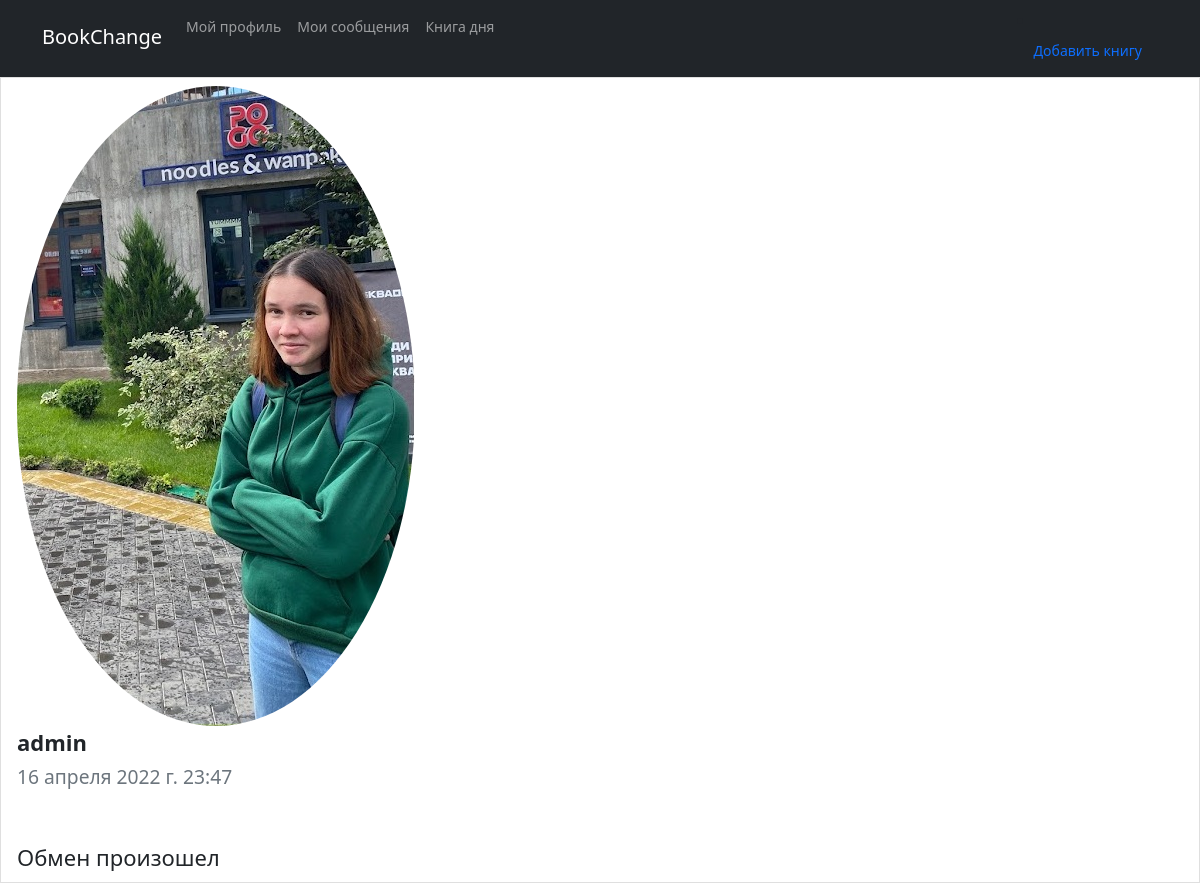
The app's page /dialogs/ (signed in) with its own data.
### messenger/models.py (models this page shows, shortened)
class Chat(models.Model):
    DIALOG = 'D'
    CHAT = 'C'
    CHAT_TYPE_CHOICES = ((DIALOG, 'Dialog'), (CHAT, 'Chat'))
    type = models.CharField('Тип', max_length=1, choices=CHAT_TYPE_CHOICES, default=DIALOG)
    members = models.ManyToManyField(User)
    book = models.OneToOneField(Book, on_delete=models.SET_NULL, null=True)
    trade_owner = models.BooleanField(default=False)
    trade_customer = models.BooleanField(default=False)
    class Meta:
        verbose_name = 'Чат'
        verbose_name_plural = 'Чаты'

class Message(models.Model):
    chat = models.ForeignKey(Chat, on_delete=models.SET_NULL, null=True)
    author = models.ForeignKey(User, on_delete=models.SET_NULL, null=True)
    message = models.TextField("Message")
    pub_date = models.DateTimeField("Date", default=timezone.now)
    is_readed = models.BooleanField("Прочитано", default=False)
    class Meta:
        verbose_name = 'Сообщение'
        verbose_name_plural = 'Сообщения'
        ordering = ['pub_date']

### catalog/models.py (models this page shows, shortened)
class Profile(models.Model):
    user = models.OneToOneField(User, on_delete=models.CASCADE)
    image = models.ImageField(upload_to='img/profiles', blank=True, verbose_name='Ваш аватар')
    genre = models.ManyToManyField(Genre, blank=True, verbose_name='Любимые жанры')

### messenger/views.py (the view)
# urls.py: path('dialogs/', login_required(views.DialogsView.as_view()), name='dialogs'),
class DialogsView(View):
    def get(self, request):
        chats = Chat.objects.filter(members__in=[request.user.id])
        return render(request, 'messenger/dialogs.html', {'user_profile': request.user, 'chats': chats,
                                                          'book_of_month': get_book_of_month()})

### catalog/models.py (called while the page is built)
    def __str__(self):
        return '%s, %s' % (self.last_name, self.first_name)

### messenger/templatetags/messenger_extra.py (called while the page is built)
@register.simple_tag
def get_companion(user, chat):
    for u in chat.members.all():
        if u != user:
            return u
    return None

### messenger/views.py (called while the page is built)
def get_book_of_month():
    today = datetime.datetime.now()
    return BookOfMonth.objects.get(dayOfBook__year=today.year, dayOfBook__month=today.month)

### messenger/templates/messenger/dialogs.html (shortened to what this page needs)
   {% extends "catalog/index.html" %}
{% load messenger_extra %}
   {% load bootstrap3 %}
     {% block content %}
    <div class="panel">
            {% load tz %}
            {% for chat in chats %}
                {% if chat.message_set.count != 0 %}
                    {% with last_message=chat.message_set.last %}
                        {% get_companion user chat as companion %}
                        <a class="list-group-item {% if companion == last_message.author and not last_message.is_readed %}unreaded{% endif %}" href="{% url 'messenger:dialog' chat.id %}">
                            <img class="rounded-circle" src="{{MEDIA_URL}}{{ companion.profile.image }}">
                            <div class="reply-body">
                                <ul class="list-inline">
                                    <li class="drop-left-padding">
                                        <strong class="list-group-item-heading">{{ companion.username }}</strong>
                                    </li>
                                    <li class="pull-right text-muted"><small>{{ last_message.pub_date|localtime }}</small></li>
                                </ul>
                                {% if companion != last_message.author %}
                                    <div>
                                        <div class="attached-reply-body {% if not last_message.is_readed %}unreaded{% endif %}">{{ last_message.message|truncatechars_html:"200"|safe|striptags }}</div>
                                    </div>
                                {% else %}
                                    <div>{{ last_message.message|truncatechars_html:"200"|safe|striptags }}</div>
                                {% endif %}
                            </div>
                        </a>
                    {% endwith %}
                {% endif %}
            {% endfor %}
        </div>
   {% endblock %}

### catalog/templates/catalog/index.html (style rules this page uses)
a { text-decoration: none; font-size: 22px; color: black; }

### records on screen
Chat: profile.image (picture), message_set.last.pub_date "16 апреля 2022 г. 23:47", message_set.last.message "Обмен произошел"

### other values on screen
{{ companion.username }} "admin"
